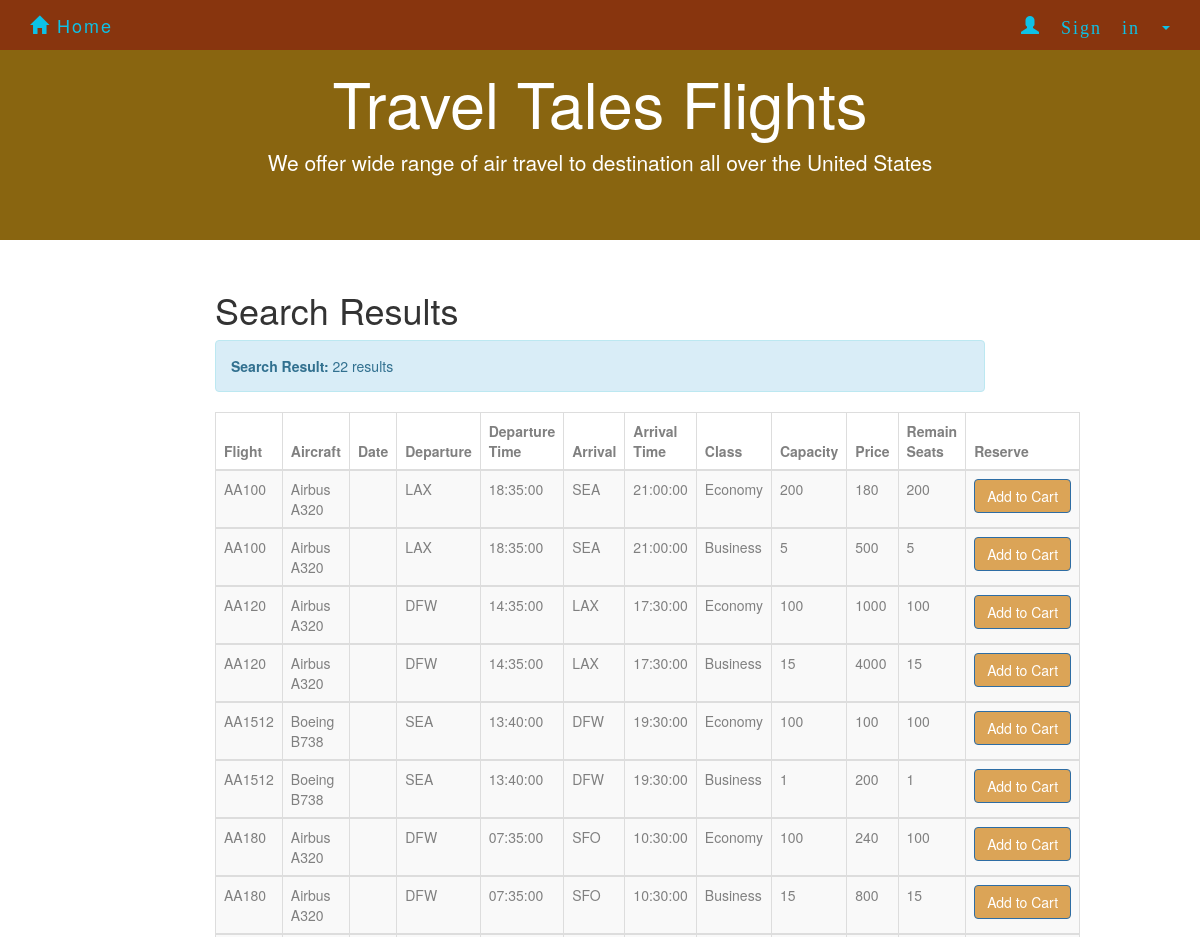
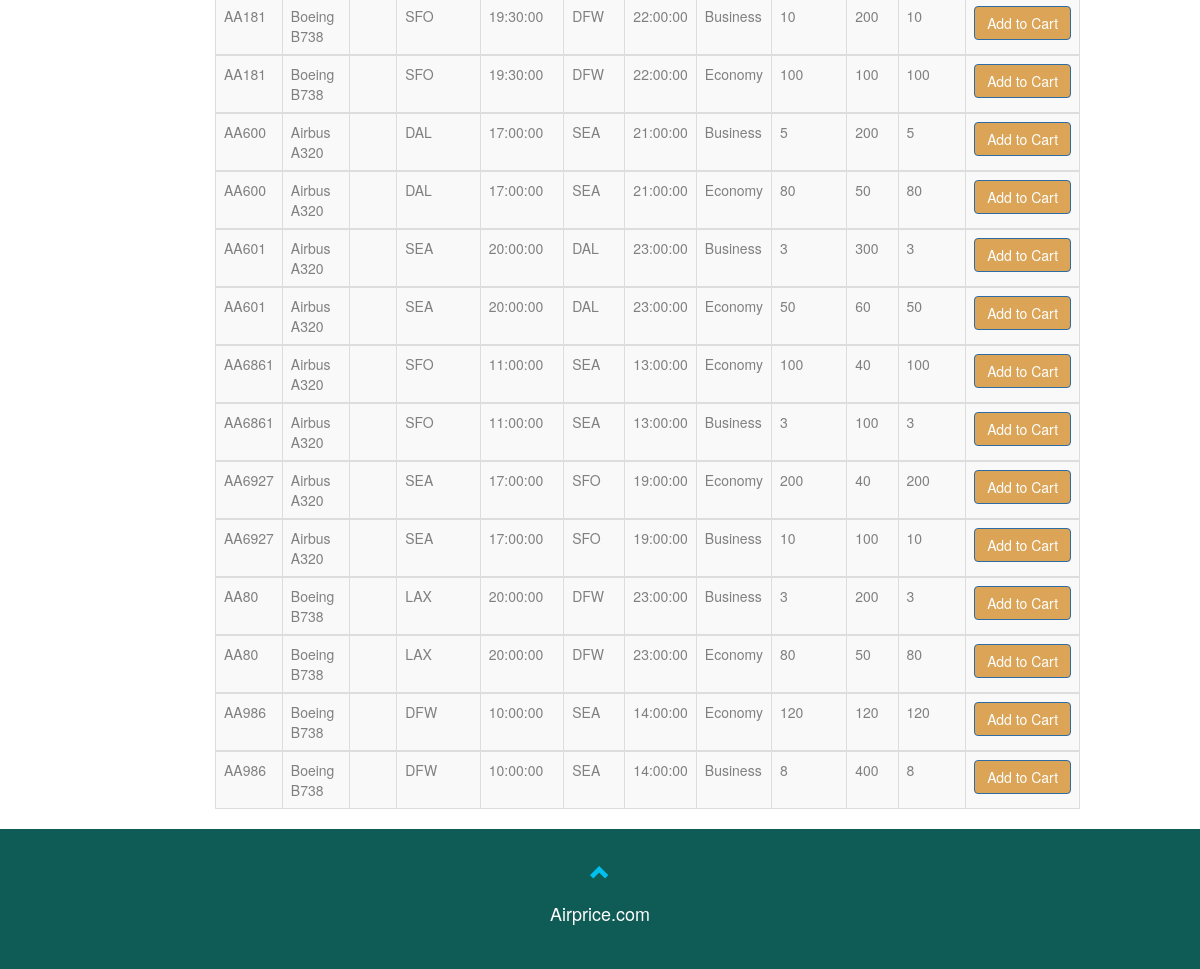
Page /demo/SearchResultAll.php on the committed database (2 pictures, top to bottom).
### tables this page shows
CREATE TABLE `flight` (
  `number` varchar(20) NOT NULL,
  `airplane_id` varchar(10) NOT NULL,
  `departure` varchar(10) NOT NULL,
  `d_time` time NOT NULL,
  `arrival` varchar(10) NOT NULL,
  `a_time` time NOT NULL,
  PRIMARY KEY (`number`),
  KEY `code_idx` (`departure`,`arrival`),
  KEY `airplaneid_idx` (`airplane_id`),
  KEY `arrival_idx` (`arrival`),
  CONSTRAINT `airplaneid` FOREIGN KEY (`airplane_id`) REFERENCES `airplane` (`ID`) ON DELETE CASCADE ON UPDATE CASCADE,
  CONSTRAINT `arrival` FOREIGN KEY (`arrival`) REFERENCES `airport` (`code`) ON DELETE CASCADE ON UPDATE CASCADE,
  CONSTRAINT `departure` FOREIGN KEY (`departure`) REFERENCES `airport` (`code`) ON DELETE CASCADE ON UPDATE CASCADE
);

CREATE TABLE `class` (
  `number` varchar(10) NOT NULL,
  `name` varchar(20) NOT NULL,
  `capacity` int(11) NOT NULL,
  `price` float NOT NULL,
  PRIMARY KEY (`number`,`name`),
  KEY `number_idx` (`number`),
  CONSTRAINT `number` FOREIGN KEY (`number`) REFERENCES `flight` (`number`) ON DELETE CASCADE ON UPDATE CASCADE
);

CREATE TABLE `airplane` (
  `ID` varchar(10) NOT NULL,
  `type` varchar(10) NOT NULL,
  `company` varchar(20) NOT NULL,
  PRIMARY KEY (`ID`)
);

### demo/SearchResultAll.php (the view, shortened to what this page needs)
<!DOCTYPE html>
<html>
<html lang="en">
<head>
    <link rel="stylesheet" href="http://maxcdn.bootstrapcdn.com/bootstrap/3.3.5/css/bootstrap.min.css">
    <link rel="stylesheet" href="forcompany.css">
    <link rel="stylesheet" href="homepage.css">
    <link rel="stylesheet" href="AdminSignin.css">
  <link rel="stylesheet" type="text/css" href="Search.css">
 </head>
<body>
<nav class="navbar navbar-default navbar-fixed-top" style="background-color: #89300f;">
        <div class="container">
            <div class="navbar-header">
                <a class="navbar-brand" href="homepage.html"><span class="glyphicon glyphicon-home"></span> Home</a>
            </div>
            <div class="collapse navbar-collapse" id="myNavbar">
                <ul class="nav navbar-nav navbar-right">
                    <li class="dropdown" id = "new">
                        <a class="dropdown-toggle" data-toggle="dropdown" href="#"><span class="glyphicon glyphicon-user"> Sign in&nbsp;</span><span class="caret"></span>
                        </a>
                          </li>
                        </ul>
            </div>
        </div>
    </nav>
<div class="jumbotron text-center" style="background-color: #896510;">
        <h1>Travel Tales Flights</h1>
        <p>We offer wide range of air travel to destination all over the United States</p>
</div>
<div class="container-fluid text-center">
  <div class="row content">
    <div class="col-sm-2 sidenav">
    </div>
    <div class="col-sm-8 text-left">
      <h1>Search Results</h1>
<?php
include_once 'dbconnect2.php';
$selectdate = $_POST["selectdate"];
global $sql, $availableNumber;
    $sql = "SELECT *
            FROM flight FL,  class C, airplane AP
            WHERE (FL.number = C.number) AND (FL.airplane_id = AP.ID)
            ORDER BY FL.number";
$result = mysqli_query($con,$sql);
$rowcount = mysqli_num_rows($result);
if($rowcount == 0){
    echo "<div class='alert alert-info'><strong>Search Result: </strong>".$rowcount." result</div>";
}
else{
echo "<div class='alert alert-info'><strong>Search Result: </strong>".$rowcount." results</div>";
echo "<table class='table table-bordered table-striped table-hover'>
      <thead>
      <tr>
        <th>Flight</th>
        <th>Aircraft</th>
        <th>Date</th>
        <th>Departure</th>
        <th>Departure Time</th>
        <th>Arrival</th>
        <th>Arrival Time</th>
        <th>Class</th>
        <th>Capacity</th>
        <th>Price</th>
        <th>Remain Seats</th>
        <th>Reserve</th>
      </tr>
      </thead>";
while($row = mysqli_fetch_array($result)) {
    echo "<tbody><tr>";
    echo "<td>" . $row['number'] . "</td>";
    echo "<td>" . $row['company']." ".$row['type']. "</td>";
    echo "<td>" . $selectdate . "</td>";
    echo "<td>" . $row['departure'] . "</td>";
    echo "<td>" . $row['d_time'] . "</td>";
    echo "<td>" . $row['arrival'] . "</td>";
    echo "<td>" . $row['a_time'] . "</td>";
    echo "<td>" . $row['name'] . "</td>";
    echo "<td>" . $row['capacity'] . "</td>";
    echo "<td>" . $row['price'] . "</td>";
        $seatreserved = "SELECT flightno, classtype, COUNT(*)
                    FROM book B
                    WHERE B.date = '".$selectdate."' AND B.flightno = '".$row['number']."'AND B.classtype ='".$row['name']."' AND paid=1
                    GROUP BY flightno, classtype";
        $reserved = mysqli_query($con, $seatreserved);
        $reservedNumber = mysqli_fetch_array($reserved);
        $capacity = mysqli_query($con, "SELECT capacity FROM class C WHERE C.number='".$row['number']."' AND C.name= '".$row['name']."'");
        $capacityNumber = mysqli_fetch_array($capacity);
        if(mysqli_num_rows($reserved)>0){
            $availableNumber = $capacityNumber['capacity'] - $reservedNumber['COUNT(*)'];
        }else{
            $availableNumber = $capacityNumber['capacity'];
        }
        echo "<td>".$availableNumber."</td>";
    if($availableNumber>0){
    echo '<td>
        <form action="shoppingcart.php" method="post">
        <input type="hidden" name="flightno" value="'.$row['number'].'">
        <input type="hidden" name="classtype" value="'.$row['name'].'">
        <input type="hidden" name="price" value="'.$row['price'].'">
        <input type="hidden" name="date" value="'.$selectdate.'">
        <input type="hidden" name="type" value="all">
        <button type="submit" class="btn btn-primary">Add to Cart</button>
        </form>
        </td>';
    }else{
        echo "<td><button type='button' class='btn btn-warning' onclick='myFunction()'>Not Available</button></td>";
    }
    echo "</tr>";
}
echo " </tbody></table>";
}
?>
    </div>
  </div>
</div>
<footer class="container-fluid text-center" style="background-color: #0f5b56;">
        <a href="#signUpPage" title="To Top">
            <span class="glyphicon glyphicon-chevron-up"></span>
        </a>
        <p>Airprice.com</p>
</footer>
</body>
</html>

### demo/forcompany.css (style rules this page uses)
.jumbotron { background-color: #896510; color: #ffffff; }
.navbar { margin-bottom: 0; background-color: #89300f; border: 0; font-size: 18px !important; letter-spacing: 2px; opacity: 0.9; }
.navbar li a, .navbar .navbar-brand { color: #00ccff !important; }
footer { background-color: #0066cc; color: #fff; padding: 32px; font-size: 18px; }
footer .glyphicon { font-size: 20px; margin-bottom: 20px; color: #00ccff; opacity: 0.9; }
footer { background-color: #0f5b56; color: #fff; padding: 32px; font-size: 18px; }
.btn-primary { color: #fff; background-color: #dba457; border-color: #2e6da4; }

### demo/AdminSignin.css (style rules this page uses)
th { width: 50px; height: 10px; color: gray; }
td { color: gray; }

### demo/Search.css (style rules this page uses)
.jumbotron { background-color: #896510; color: #ffffff; }
.navbar { margin-bottom: 0; background-color: #0066cc; border: 0; font-size: 18px !important; letter-spacing: 2px; opacity: 0.9; }
.navbar li a, .navbar .navbar-brand { color: #00ccff !important; }
footer { background-color: #0f5b56; color: #fff; padding: 32px; font-size: 18px; }
footer .glyphicon { font-size: 20px; margin-bottom: 20px; color: #00ccff; opacity: 0.9; }

### rows in the picture
flight: class.number "AA100", airplane.company "Airbus", airplane.type "A320", departure "LAX", d_time "18:35:00", arrival "SEA", a_time "21:00:00", class.name "Economy", class.capacity "200", class.price "180", class.name "Business", class.capacity "5", class.price "500"
flight: class.number "AA120", airplane.company "Airbus", airplane.type "A320", departure "DFW", d_time "14:35:00", arrival "LAX", a_time "17:30:00", class.name "Economy", class.capacity "100", class.price "1000", class.name "Business", class.capacity "15", class.price "4000"
flight: class.number "AA1512", airplane.company "Boeing", airplane.type "B738", departure "SEA", d_time "13:40:00", arrival "DFW", a_time "19:30:00", class.name "Economy", class.capacity "100", class.price "100", class.name "Business", class.capacity "1", class.price "200"
flight: class.number "AA180", airplane.company "Airbus", airplane.type "A320", departure "DFW", d_time "07:35:00", arrival "SFO", a_time "10:30:00", class.name "Economy", class.capacity "100", class.price "240", class.name "Business", class.capacity "15", class.price "800"
flight: class.number "AA181", airplane.company "Boeing", airplane.type "B738", departure "SFO", d_time "19:30:00", arrival "DFW", a_time "22:00:00", class.name "Business", class.capacity "10", class.price "200", class.name "Economy", class.capacity "100", class.price "100"
flight: class.number "AA600", airplane.company "Airbus", airplane.type "A320", departure "DAL", d_time "17:00:00", arrival "SEA", a_time "21:00:00", class.name "Business", class.capacity "5", class.price "200", class.name "Economy", class.capacity "80", class.price "50"
flight: class.number "AA601", airplane.company "Airbus", airplane.type "A320", departure "SEA", d_time "20:00:00", arrival "DAL", a_time "23:00:00", class.name "Business", class.capacity "3", class.price "300", class.name "Economy", class.capacity "50", class.price "60"
flight: class.number "AA6861", airplane.company "Airbus", airplane.type "A320", departure "SFO", d_time "11:00:00", arrival "SEA", a_time "13:00:00", class.name "Economy", class.capacity "100", class.price "40", class.name "Business", class.capacity "3", class.price "100"
flight: class.number "AA6927", airplane.company "Airbus", airplane.type "A320", departure "SEA", d_time "17:00:00", arrival "SFO", a_time "19:00:00", class.name "Economy", class.capacity "200", class.price "40", class.name "Business", class.capacity "10", class.price "100"
flight: class.number "AA80", airplane.company "Boeing", airplane.type "B738", departure "LAX", d_time "20:00:00", arrival "DFW", a_time "23:00:00", class.name "Business", class.capacity "3", class.price "200", class.name "Economy", class.capacity "80", class.price "50"
flight: class.number "AA986", airplane.company "Boeing", airplane.type "B738", departure "DFW", d_time "10:00:00", arrival "SEA", a_time "14:00:00", class.name "Economy", class.capacity "120", class.price "120", class.name "Business", class.capacity "8", class.price "400"

### other values in the picture
$rowcount "22"
